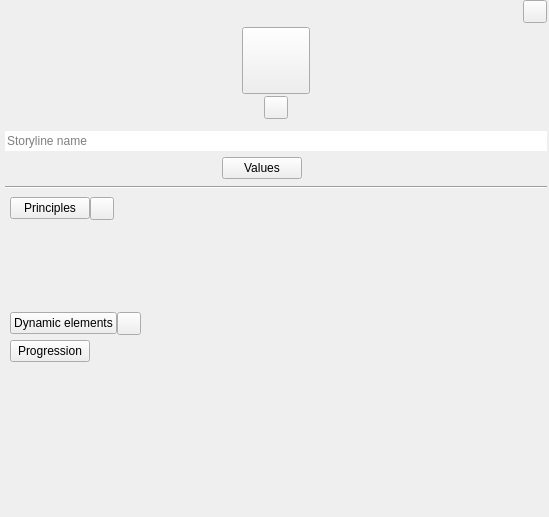
<?xml version="1.0" encoding="UTF-8"?>
<ui version="4.0">
 <class>PlotWidget</class>
 <widget class="QFrame" name="PlotWidget">
  <property name="geometry">
   <rect>
    <x>0</x>
    <y>0</y>
    <width>549</width>
    <height>517</height>
   </rect>
  </property>
  <property name="sizePolicy">
   <sizepolicy hsizetype="Preferred" vsizetype="Expanding">
    <horstretch>0</horstretch>
    <verstretch>0</verstretch>
   </sizepolicy>
  </property>
  <property name="windowTitle">
   <string>Frame</string>
  </property>
  <property name="frameShape">
   <enum>QFrame::NoFrame</enum>
  </property>
  <layout class="QVBoxLayout" name="verticalLayout">
   <property name="spacing">
    <number>0</number>
   </property>
   <property name="leftMargin">
    <number>0</number>
   </property>
   <property name="topMargin">
    <number>0</number>
   </property>
   <property name="rightMargin">
    <number>0</number>
   </property>
   <property name="bottomMargin">
    <number>0</number>
   </property>
   <item>
    <widget class="QFrame" name="frame">
     <property name="frameShape">
      <enum>QFrame::NoFrame</enum>
     </property>
     <property name="frameShadow">
      <enum>QFrame::Raised</enum>
     </property>
     <layout class="QVBoxLayout" name="verticalLayout_2">
      <property name="spacing">
       <number>3</number>
      </property>
      <property name="leftMargin">
       <number>5</number>
      </property>
      <property name="topMargin">
       <number>0</number>
      </property>
      <property name="rightMargin">
       <number>2</number>
      </property>
      <property name="bottomMargin">
       <number>2</number>
      </property>
      <item alignment="Qt::AlignRight">
       <widget class="DotsMenuButton" name="btnSettings">
        <property name="focusPolicy">
         <enum>Qt::ClickFocus</enum>
        </property>
       </widget>
      </item>
      <item>
       <widget class="QWidget" name="wdgHeader" native="true">
        <layout class="QHBoxLayout" name="horizontalLayout_4">
         <property name="spacing">
          <number>0</number>
         </property>
         <property name="leftMargin">
          <number>0</number>
         </property>
         <property name="topMargin">
          <number>0</number>
         </property>
         <property name="rightMargin">
          <number>0</number>
         </property>
         <property name="bottomMargin">
          <number>0</number>
         </property>
         <item alignment="Qt::AlignBottom">
          <widget class="QWidget" name="wdgIcons" native="true">
           <layout class="QVBoxLayout" name="verticalLayout_5">
            <property name="spacing">
             <number>2</number>
            </property>
            <property name="topMargin">
             <number>1</number>
            </property>
            <item alignment="Qt::AlignHCenter|Qt::AlignBottom">
             <widget class="QToolButton" name="btnPlotIcon">
              <property name="cursor">
               <cursorShape>PointingHandCursor</cursorShape>
              </property>
              <property name="focusPolicy">
               <enum>Qt::ClickFocus</enum>
              </property>
              <property name="text">
               <string/>
              </property>
              <property name="iconSize">
               <size>
                <width>60</width>
                <height>60</height>
               </size>
              </property>
              <property name="transparent" stdset="0">
               <bool>true</bool>
              </property>
             </widget>
            </item>
            <item alignment="Qt::AlignHCenter|Qt::AlignBottom">
             <widget class="QToolButton" name="btnRelationArrow">
              <property name="cursor">
               <cursorShape>PointingHandCursor</cursorShape>
              </property>
              <property name="focusPolicy">
               <enum>Qt::ClickFocus</enum>
              </property>
              <property name="text">
               <string/>
              </property>
              <property name="transparent" stdset="0">
               <bool>true</bool>
              </property>
             </widget>
            </item>
           </layout>
          </widget>
         </item>
        </layout>
       </widget>
      </item>
      <item>
       <widget class="QLineEdit" name="lineName">
        <property name="frame">
         <bool>false</bool>
        </property>
        <property name="placeholderText">
         <string>Storyline name</string>
        </property>
        <property name="transparent" stdset="0">
         <bool>true</bool>
        </property>
       </widget>
      </item>
      <item>
       <layout class="QHBoxLayout" name="horizontalLayout_2">
        <property name="spacing">
         <number>0</number>
        </property>
        <property name="leftMargin">
         <number>0</number>
        </property>
        <property name="topMargin">
         <number>2</number>
        </property>
        <property name="rightMargin">
         <number>0</number>
        </property>
        <property name="bottomMargin">
         <number>2</number>
        </property>
        <item>
         <spacer name="horizontalSpacer_2">
          <property name="orientation">
           <enum>Qt::Horizontal</enum>
          </property>
          <property name="sizeType">
           <enum>QSizePolicy::MinimumExpanding</enum>
          </property>
          <property name="sizeHint" stdset="0">
           <size>
            <width>40</width>
            <height>20</height>
           </size>
          </property>
         </spacer>
        </item>
        <item alignment="Qt::AlignHCenter">
         <widget class="QWidget" name="widget_2" native="true">
          <layout class="QHBoxLayout" name="horizontalLayout_3">
           <property name="spacing">
            <number>3</number>
           </property>
           <property name="leftMargin">
            <number>0</number>
           </property>
           <property name="topMargin">
            <number>0</number>
           </property>
           <property name="rightMargin">
            <number>0</number>
           </property>
           <property name="bottomMargin">
            <number>0</number>
           </property>
           <item>
            <widget class="QPushButton" name="btnValues">
             <property name="cursor">
              <cursorShape>PointingHandCursor</cursorShape>
             </property>
             <property name="text">
              <string>Values</string>
             </property>
             <property name="transparent" stdset="0">
              <bool>true</bool>
             </property>
            </widget>
           </item>
           <item>
            <widget class="QWidget" name="wdgValues" native="true">
             <property name="sizePolicy">
              <sizepolicy hsizetype="Expanding" vsizetype="Maximum">
               <horstretch>0</horstretch>
               <verstretch>0</verstretch>
              </sizepolicy>
             </property>
             <property name="minimumSize">
              <size>
               <width>25</width>
               <height>25</height>
              </size>
             </property>
            </widget>
           </item>
          </layout>
         </widget>
        </item>
        <item>
         <spacer name="horizontalSpacer">
          <property name="orientation">
           <enum>Qt::Horizontal</enum>
          </property>
          <property name="sizeType">
           <enum>QSizePolicy::MinimumExpanding</enum>
          </property>
          <property name="sizeHint" stdset="0">
           <size>
            <width>40</width>
            <height>20</height>
           </size>
          </property>
         </spacer>
        </item>
       </layout>
      </item>
      <item>
       <widget class="Line" name="line">
        <property name="orientation">
         <enum>Qt::Horizontal</enum>
        </property>
       </widget>
      </item>
      <item>
       <widget class="QScrollArea" name="scrollArea">
        <property name="frameShape">
         <enum>QFrame::NoFrame</enum>
        </property>
        <property name="widgetResizable">
         <bool>true</bool>
        </property>
        <property name="transparent" stdset="0">
         <bool>true</bool>
        </property>
        <widget class="QWidget" name="scrollAreaWidgetContents">
         <property name="geometry">
          <rect>
           <x>0</x>
           <y>0</y>
           <width>542</width>
           <height>323</height>
          </rect>
         </property>
         <property name="sizePolicy">
          <sizepolicy hsizetype="Preferred" vsizetype="Expanding">
           <horstretch>0</horstretch>
           <verstretch>0</verstretch>
          </sizepolicy>
         </property>
         <property name="transparent" stdset="0">
          <bool>true</bool>
         </property>
         <layout class="QVBoxLayout" name="verticalLayout_3">
          <property name="spacing">
           <number>2</number>
          </property>
          <property name="leftMargin">
           <number>5</number>
          </property>
          <property name="topMargin">
           <number>0</number>
          </property>
          <property name="rightMargin">
           <number>5</number>
          </property>
          <property name="bottomMargin">
           <number>0</number>
          </property>
          <item>
           <layout class="QHBoxLayout" name="horizontalLayout">
            <property name="spacing">
             <number>0</number>
            </property>
            <property name="topMargin">
             <number>5</number>
            </property>
            <property name="bottomMargin">
             <number>5</number>
            </property>
            <item alignment="Qt::AlignTop">
             <widget class="QPushButton" name="btnPrinciples">
              <property name="cursor">
               <cursorShape>PointingHandCursor</cursorShape>
              </property>
              <property name="focusPolicy">
               <enum>Qt::NoFocus</enum>
              </property>
              <property name="text">
               <string>Principles</string>
              </property>
              <property name="transparent" stdset="0">
               <bool>true</bool>
              </property>
             </widget>
            </item>
            <item alignment="Qt::AlignTop">
             <widget class="QToolButton" name="btnPrincipleEditor">
              <property name="cursor">
               <cursorShape>PointingHandCursor</cursorShape>
              </property>
              <property name="focusPolicy">
               <enum>Qt::ClickFocus</enum>
              </property>
              <property name="toolTip">
               <string>Edit plot principles</string>
              </property>
              <property name="text">
               <string/>
              </property>
             </widget>
            </item>
            <item>
             <spacer name="horizontalSpacer_3">
              <property name="orientation">
               <enum>Qt::Horizontal</enum>
              </property>
              <property name="sizeHint" stdset="0">
               <size>
                <width>40</width>
                <height>20</height>
               </size>
              </property>
             </spacer>
            </item>
           </layout>
          </item>
          <item>
           <widget class="QWidget" name="wdgPrinciples" native="true">
            <property name="sizePolicy">
             <sizepolicy hsizetype="Expanding" vsizetype="Maximum">
              <horstretch>0</horstretch>
              <verstretch>0</verstretch>
             </sizepolicy>
            </property>
            <property name="minimumSize">
             <size>
              <width>0</width>
              <height>80</height>
             </size>
            </property>
           </widget>
          </item>
          <item>
           <widget class="QWidget" name="wdgDynamicPrinciples" native="true">
            <layout class="QVBoxLayout" name="verticalLayout_7">
             <property name="spacing">
              <number>3</number>
             </property>
             <property name="leftMargin">
              <number>0</number>
             </property>
             <property name="topMargin">
              <number>3</number>
             </property>
             <property name="rightMargin">
              <number>0</number>
             </property>
             <property name="bottomMargin">
              <number>0</number>
             </property>
             <item alignment="Qt::AlignLeft">
              <widget class="QWidget" name="widget" native="true">
               <layout class="QHBoxLayout" name="horizontalLayout_5">
                <property name="spacing">
                 <number>0</number>
                </property>
                <property name="leftMargin">
                 <number>0</number>
                </property>
                <property name="topMargin">
                 <number>0</number>
                </property>
                <property name="rightMargin">
                 <number>0</number>
                </property>
                <property name="bottomMargin">
                 <number>0</number>
                </property>
                <item>
                 <widget class="QPushButton" name="btnDynamicPrinciples">
                  <property name="focusPolicy">
                   <enum>Qt::NoFocus</enum>
                  </property>
                  <property name="text">
                   <string>Dynamic elements</string>
                  </property>
                  <property name="transparent" stdset="0">
                   <bool>true</bool>
                  </property>
                 </widget>
                </item>
                <item>
                 <widget class="QToolButton" name="btnDynamicPrincipleEditor">
                  <property name="cursor">
                   <cursorShape>PointingHandCursor</cursorShape>
                  </property>
                  <property name="focusPolicy">
                   <enum>Qt::ClickFocus</enum>
                  </property>
                  <property name="toolTip">
                   <string>Add a new dynamic element</string>
                  </property>
                  <property name="text">
                   <string/>
                  </property>
                 </widget>
                </item>
               </layout>
              </widget>
             </item>
            </layout>
           </widget>
          </item>
          <item>
           <widget class="QWidget" name="wdgProgression" native="true">
            <layout class="QVBoxLayout" name="verticalLayout_4">
             <property name="spacing">
              <number>3</number>
             </property>
             <property name="leftMargin">
              <number>0</number>
             </property>
             <property name="topMargin">
              <number>3</number>
             </property>
             <property name="rightMargin">
              <number>0</number>
             </property>
             <property name="bottomMargin">
              <number>0</number>
             </property>
             <item alignment="Qt::AlignLeft">
              <widget class="QPushButton" name="btnProgression">
               <property name="focusPolicy">
                <enum>Qt::NoFocus</enum>
               </property>
               <property name="text">
                <string>Progression</string>
               </property>
               <property name="transparent" stdset="0">
                <bool>true</bool>
               </property>
              </widget>
             </item>
             <item>
              <widget class="QWidget" name="wdgEventsParent" native="true">
               <property name="sizePolicy">
                <sizepolicy hsizetype="Preferred" vsizetype="Expanding">
                 <horstretch>0</horstretch>
                 <verstretch>0</verstretch>
                </sizepolicy>
               </property>
               <layout class="QVBoxLayout" name="verticalLayout_6">
                <property name="spacing">
                 <number>0</number>
                </property>
                <property name="leftMargin">
                 <number>15</number>
                </property>
                <property name="topMargin">
                 <number>15</number>
                </property>
                <property name="rightMargin">
                 <number>15</number>
                </property>
                <property name="bottomMargin">
                 <number>10</number>
                </property>
               </layout>
              </widget>
             </item>
            </layout>
           </widget>
          </item>
          <item>
           <spacer name="verticalSpacer">
            <property name="orientation">
             <enum>Qt::Vertical</enum>
            </property>
            <property name="sizeHint" stdset="0">
             <size>
              <width>20</width>
              <height>40</height>
             </size>
            </property>
           </spacer>
          </item>
         </layout>
        </widget>
       </widget>
      </item>
     </layout>
    </widget>
   </item>
  </layout>
 </widget>
 <customwidgets>
  <customwidget>
   <class>DotsMenuButton</class>
   <extends>QToolButton</extends>
   <header>plotlyst.view.widget.button</header>
  </customwidget>
 </customwidgets>
 <resources/>
 <connections/>
</ui>
